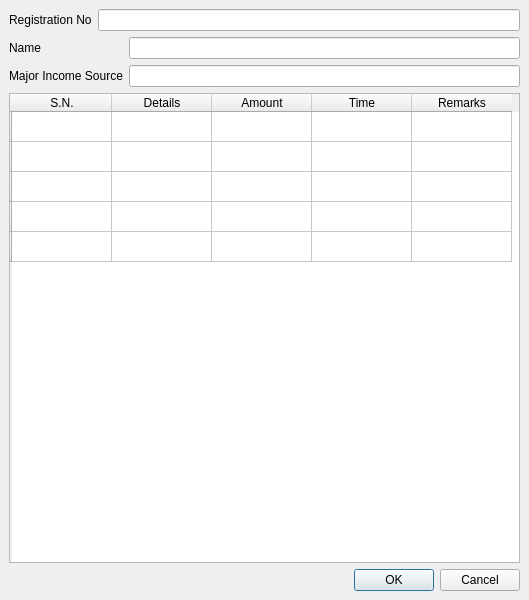
<?xml version="1.0" encoding="UTF-8"?>
<ui version="4.0">
 <class>incomereco</class>
 <widget class="QMainWindow" name="incomereco">
  <property name="geometry">
   <rect>
    <x>0</x>
    <y>0</y>
    <width>529</width>
    <height>600</height>
   </rect>
  </property>
  <property name="windowTitle">
   <string>Income Source Recommendation</string>
  </property>
  <widget class="QWidget" name="centralwidget">
   <layout class="QGridLayout" name="gridLayout">
    <item row="0" column="0">
     <layout class="QFormLayout" name="formLayout_3">
      <item row="0" column="0">
       <widget class="QLabel" name="registrationNoLabel">
        <property name="text">
         <string>Registration No</string>
        </property>
       </widget>
      </item>
      <item row="0" column="1">
       <widget class="QLineEdit" name="registrationNoLineEdit"/>
      </item>
     </layout>
    </item>
    <item row="2" column="0">
     <widget class="QTableWidget" name="tableWidget">
      <row>
       <property name="text">
        <string/>
       </property>
      </row>
      <row>
       <property name="text">
        <string/>
       </property>
      </row>
      <row>
       <property name="text">
        <string/>
       </property>
      </row>
      <row>
       <property name="text">
        <string/>
       </property>
      </row>
      <row>
       <property name="text">
        <string/>
       </property>
      </row>
      <column>
       <property name="text">
        <string>S.N.</string>
       </property>
      </column>
      <column>
       <property name="text">
        <string>Details</string>
       </property>
      </column>
      <column>
       <property name="text">
        <string>Amount</string>
       </property>
      </column>
      <column>
       <property name="text">
        <string>Time</string>
       </property>
      </column>
      <column>
       <property name="text">
        <string>Remarks</string>
       </property>
      </column>
     </widget>
    </item>
    <item row="1" column="0">
     <layout class="QFormLayout" name="formLayout">
      <item row="0" column="0">
       <widget class="QLabel" name="nameLabel">
        <property name="text">
         <string>Name</string>
        </property>
       </widget>
      </item>
      <item row="0" column="1">
       <widget class="QLineEdit" name="nameLineEdit"/>
      </item>
      <item row="1" column="0">
       <widget class="QLabel" name="majorIncomeSourceLabel">
        <property name="text">
         <string>Major Income Source</string>
        </property>
       </widget>
      </item>
      <item row="1" column="1">
       <widget class="QLineEdit" name="majorIncomeSourceLineEdit"/>
      </item>
     </layout>
    </item>
    <item row="3" column="0">
     <widget class="QDialogButtonBox" name="buttonBox">
      <property name="standardButtons">
       <set>QDialogButtonBox::Cancel|QDialogButtonBox::Ok</set>
      </property>
     </widget>
    </item>
   </layout>
  </widget>
 </widget>
 <resources/>
 <connections/>
</ui>
